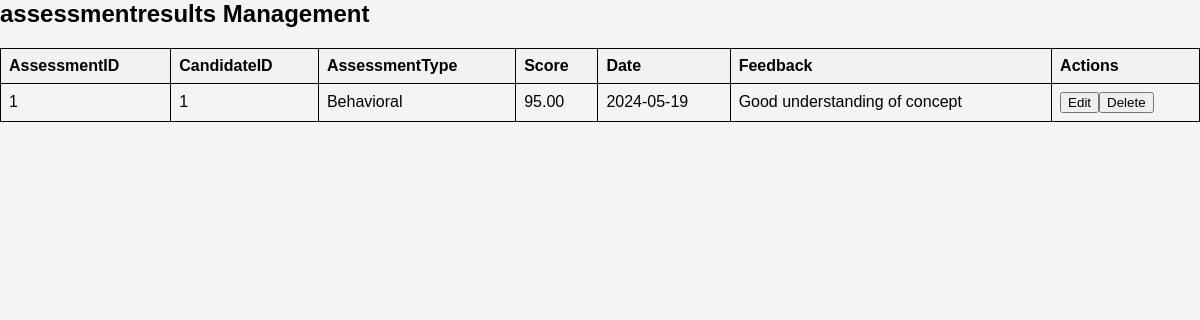
Screenshot of /viewassessmentresults.php with the database file from the repository.
### tables this page shows
CREATE TABLE `assessmentresults` (
  `AssessmentID` int(11) NOT NULL,
  `CandidateID` int(11) DEFAULT NULL,
  `AssessmentType` varchar(50) NOT NULL,
  `Score` decimal(5,2) DEFAULT NULL,
  `Date` date DEFAULT NULL,
  `Feedback` text DEFAULT NULL
);

### viewassessmentresults.php (the view, shortened to what this page needs)
<?php
require_once "db_connection.php";
?>
<!DOCTYPE html>
<html lang="en">
<head>
    <link rel="stylesheet" type="text/css" href="style3.css">
</head>
<body>
    <h2>assessmentresults Management</h2>
    <table id="dataTable" class="table table-hover text-center">
        <tr>
            <th>AssessmentID</th>
            <th>CandidateID</th>
            <th>AssessmentType</th>
            <th>Score</th>
            <th>Date</th>
            <th>Feedback</th>
            <th>Actions</th>
        </tr>
        <?php
        $sql = "SELECT * FROM assessmentresults";
        $result = $conn->query($sql);
        if ($result->num_rows > 0) {
            while ($row = $result->fetch_assoc()) {
                echo "<tr>";
                echo "<td>" . $row["AssessmentID"] . "</td>";
                echo "<td>" . $row["CandidateID"] . "</td>";
                echo "<td>" . $row["AssessmentType"] . "</td>";
                echo "<td>" . $row["Score"] . "</td>";
                echo "<td>" . $row["Date"] . "</td>";
                echo "<td>" . $row["Feedback"] . "</td>";
                echo "<td>";
              echo "<a href='updateassessmentresults.html?id=" . $row["AssessmentID"] .  "'onclick='return confirm(\"Are you sure you want to update this assessmentresults?\")'><button class='button update-button'>Edit</button></a>";
                echo "<a href='deleteassessmentresults.html?id=" . $row["AssessmentID"] . "'onclick='return confirm(\"Are you sure you want to delete this assessmentresults?\")'><button class='button delete-button'>Delete</button></a>";
                echo "</td>";
                echo "</tr>";
            }
        } else {
            echo "<tr><td colspan='7'>No data found</td></tr>";
        }
        ?>
    </table>
</body>
</html>

### css/style3.css (style rules this page uses)
body { font-family: Arial, sans-serif; margin: 0; padding: 0; background-color: #f4f4f4; }
h2 { margin-top: 0; }

### viewassessmentresults.php (style rules this page uses)
table { width: 100%; border-collapse: collapse; }
table, th, td { border: 1px solid black; padding: 8px; text-align: left; }
th { background-color: #f2f2f2; }

### rows the page displays
assessmentresults: AssessmentID "1", CandidateID "1", AssessmentType "Behavioral", Score "95.00", Date "2024-05-19", Feedback "Good understanding of concept"
